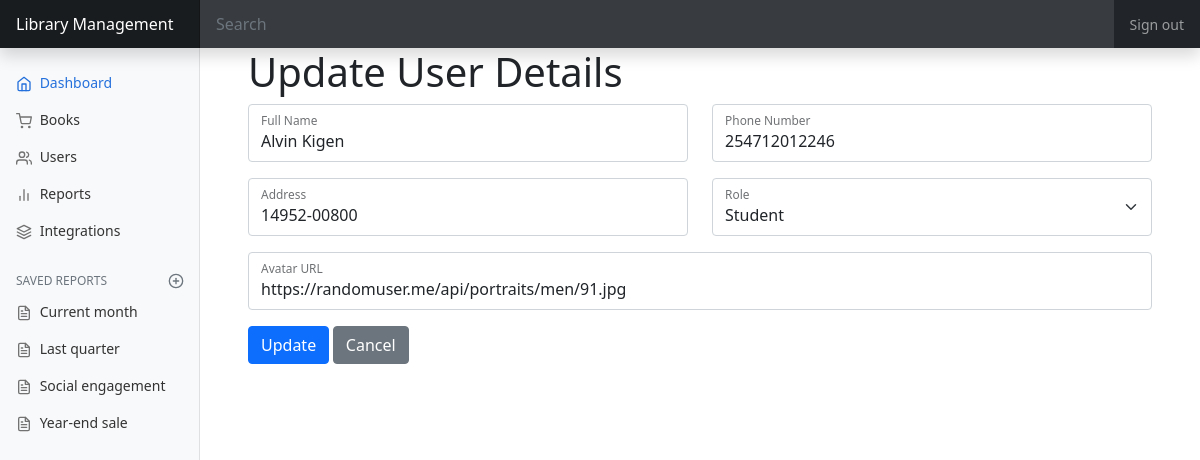
The app's page /users/update.php?id=1 with its own data.
### tables this page shows
CREATE TABLE `users` (
  `id` int(11) NOT NULL,
  `name` varchar(255) NOT NULL,
  `phoneNo` varchar(255) NOT NULL,
  `address` varchar(255) NOT NULL,
  `roleId` int(11) NOT NULL,
  `avatar` varchar(255) DEFAULT NULL,
  `createdAt` timestamp NOT NULL DEFAULT current_timestamp(),
  `updatedAt` timestamp NOT NULL DEFAULT current_timestamp()
);

CREATE TABLE `roles` (
  `id` int(11) NOT NULL,
  `name` varchar(255) NOT NULL,
  `description` varchar(255) NOT NULL,
  `createdAt` timestamp NOT NULL DEFAULT current_timestamp(),
  `updatedAt` timestamp NOT NULL DEFAULT current_timestamp()
);

### users/form.php (the view, shortened to what this page needs)
<div class="row">
  <div class="col">
    <div class="form-floating mb-3">
      <input type="text" name="name" id="name" class="form-control" placeholder="Role Name" value="<?= $name; ?>" required>
      <label for="name" class="form-label" >Full Name</label>
    </div>
  </div>
  <div class="col">
    <div class="form-floating mb-3">
      <input type="text" name="phoneNo" id="phoneNo" class="form-control" placeholder="Phone" value="<?= $phoneNo; ?>" required>
      <label for="phoneNo" class="form-label">Phone Number</label>
    </div>
  </div>
</div>
<div class="row">
  <div class="col">
    <div class="form-floating mb-3">
      <input type="text" name="address" id="address" class="form-control" placeholder="Address" value="<?= $address; ?>" required>
      <label for="address" class="form-label">Address</label>
    </div>
  </div>
  <div class="col">
    <div class="form-floating mb-3">
      <select name="roleId" id="roleId" class="form-select">
        <?php
        $sql = "SELECT * FROM roles";
        $result = $db->query($sql);
        if ($result->rowCount() > 0) {
          while ($row = $result->fetch()) {
        ?>
            <option <?= $roleId === $row['id'] ? 'selected' : ''; ?> value='<?= $row['id']; ?>'>
              <?= $row['name']; ?>
            </option>
        <?php
          }
        }
        ?>
      </select>
      <label for="roleId" class="form-label">Role</label>
    </div>
  </div>
</div>
<div class="row">
  <div class="col">
    <div class="form-floating mb-3">
      <input type="text" name="avatar" id="avatar" class="form-control" placeholder="Avatar URL" value="<?= $avatar; ?>" required>
      <label for="avatar" class="form-label">Avatar URL</label>
    </div>
  </div>
</div>
<button class="btn btn-primary" type="submit" name="submit" id="submit"><?= $btnText; ?></button>
<a href="/library_management/users" class="btn btn-secondary">
  Cancel
</a>

### css/dashboard.css (style rules this page uses)
body { font-size: .875rem; }

### records on screen
users: name "Alvin Kigen", phoneNo "254712012246", address "14952-00800", roleId "Student", avatar "https://randomuser.me/api/portraits/men/91.jpg"

### other values on screen
$btnText "Update"
